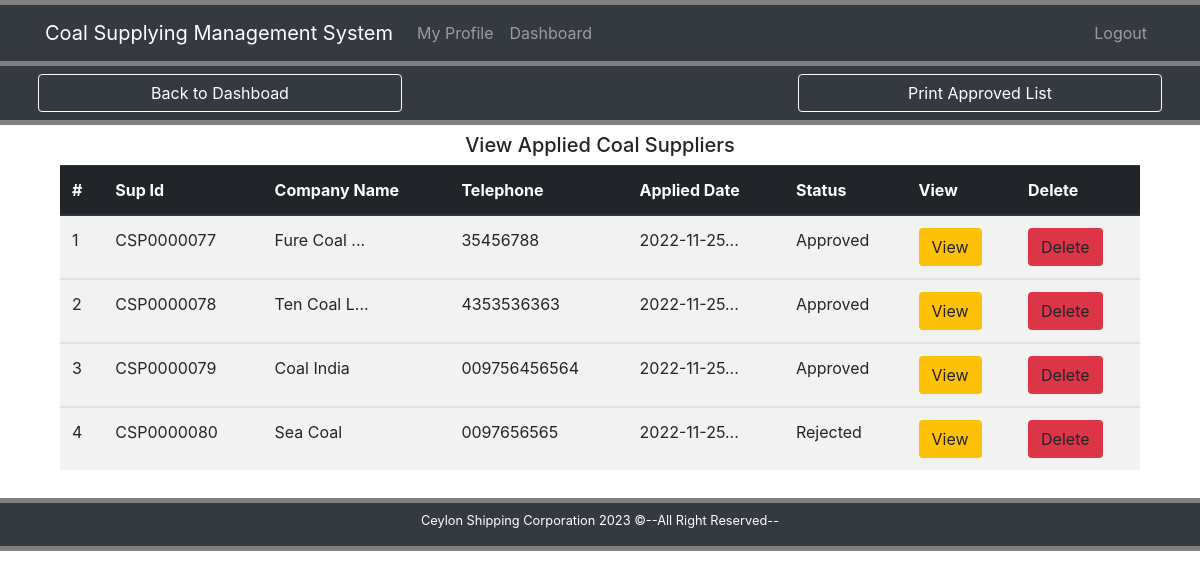
/viewCoalSup.php, run on the app's committed database.
### tables this page shows
CREATE TABLE `coalsupplier` (
  `id` int(10) NOT NULL,
  `supId` varchar(10) NOT NULL,
  `cName` varchar(50) NOT NULL,
  `address` varchar(200) NOT NULL,
  `telephone` varchar(15) NOT NULL,
  `fax` varchar(15) NOT NULL,
  `email` varchar(100) NOT NULL,
  `port` varchar(50) NOT NULL,
  `coalSupply` varchar(5) NOT NULL,
  `experience` varchar(15) NOT NULL,
  `exDoc` varchar(30) NOT NULL,
  `regDoc` varchar(30) NOT NULL,
  `finDoc` varchar(30) NOT NULL,
  `datetime` varchar(20) NOT NULL,
  `type` varchar(15) NOT NULL,
  `status` varchar(10) NOT NULL,
  `password` varchar(10) NOT NULL
);

### viewCoalSup.php (the view, shortened to what this page needs)
<!DOCTYPE html>
<html lang="en">
<head>
	<link rel="stylesheet" href="css/bootstrap.css">
	<link rel="stylesheet" href="css/style.css">
</head>
<body>
	<div style="height:5px; background: gray;"></div>
	<nav class="navbar navbar-expand-lg bg-dark navbar-dark">
		<div class="container">
			<a href="#" class="navbar-brand">Coal Supplying Management System</a>
			<div class="collapse navbar-collapse" id="navbarcollapse">
			<ul class="navbar-nav mr-auto">
				<li class="nav-item">
					<a href="#" class="nav-link">My Profile</a>
				</li>
				<li class="nav-item">
					<a href="dashPManager.php" class="nav-link">Dashboard</a>
				</li>
			</ul>
			<ul class="navbar-nav">
				<li class="nav-item">
					<a href="login.php" class="nav-link">Logout</a>
				</li>
			</ul>
			</div>
		</div>
	</nav>
	<div style="height:5px; background: gray;"></div>
	<header class="text-white bg-dark">
		<div class="container">
			<div class="row">
				<div class="col-lg-4 p-2">
					<a href="dashPManager.php" class="btn btn-dark btn-block" style="border-color:white;">Back to Dashboad</a>
				</div>
				<div class="col-lg-4 p-2">
				</div>
				<div class="col-lg-4 p-2">
					<form class="" action="viewCoalSup.php" method="Post" enctype="multipart/form-data">
						<button type="print" style="border-color:white;" name="print" id="print" class="btn btn-dark btn-block">Print Approved List</button>
					</form>
				</div>
			</div>
		</div>
	</header>
	<div style="height:5px; background: gray;"></div>
	<section class="container py-2 mb-1">
		<div class="row">
			<div class="col-lg-12">
			<div class="row">
				<div class="col-md-12">
					<h5 class="text-center">View Applied Coal Suppliers</h5>
				</div>
			</div>
			<div class="col-lg-12">
				<table class="table table-striped table-hover">
					<thead class="thead-dark">
					<tr>
						<th>#</th>
						<th>Sup Id</th>
						<th>Company Name</th>
						<th>Telephone</th>
						<th>Applied Date</th>
						<th>Status</th>
						<th>View</th>
						<th>Delete</th>
					</tr>
					</thead>
					<?php
					global $ConnectingDB;
					$sql = "SELECT * FROM coalsupplier";
					$stmt = $ConnectingDB->query($sql);
					$sr=0;
					while ($dataRaws = $stmt->fetch()) {
						$id = $dataRaws["id"];
						$supId = $dataRaws["supId"];
						$company = $dataRaws["cName"];
						$telephone = $dataRaws["telephone"];
						$datetime = $dataRaws["datetime"];
						$status = $dataRaws["status"];
						$sr++;
					?>
					<tbody>
					<tr>
						<td><?php echo $sr; ?></td>
						<td><?php echo $supId; ?></td>
						<td><?php if (strlen($company)>15){$company = substr($company,0,10).'...';}
						 	echo $company; ?></td>
						 <td><?php echo $telephone; ?></td>
						<td><?php if (strlen($datetime)>15){$datetime = substr($datetime,0,10).'...';}
						 	echo $datetime; ?></td>
						 <td><?php echo $status; ?></td>
						<td><a href="checkCoalSupplier.php?id=<?php echo $id;?>"><span class="btn bg-warning">View</span></a></td>
						<td><a href="deleteProc.php?id=<?php echo $id;?>"><span class="btn bg-danger">Delete</span></a></td>
					</tr>
					<tbody>
					<?php } ?>
				</table>
			</div>
		</div>
	</section>
	<div style="height:5px; background: gray;"></div>
	<footer class="bg-dark text-white">
		<div class="container">
			<div class="row pt-2">
				<div class="col">
					<p class="lead text-center small">Ceylon Shipping Corporation <span id="year"></span> &copy;--All Right Reserved--</p>
				</div>
			</div>
		</div>
	</footer>
	<div style="height:5px; background: gray;"></div>
</body>
</html>

### data on the page
coalsupplier: supId "CSP0000077", cName "Fure Coal ...", telephone "35456788", datetime "2022-11-25...", status "Approved"
coalsupplier: supId "CSP0000078", cName "Ten Coal L...", telephone "4353536363", datetime "2022-11-25...", status "Approved"
coalsupplier: supId "CSP0000079", cName "Coal India", telephone "009756456564", datetime "2022-11-25...", status "Approved"
coalsupplier: supId "CSP0000080", cName "Sea Coal", telephone "0097656565", datetime "2022-11-25...", status "Rejected"
